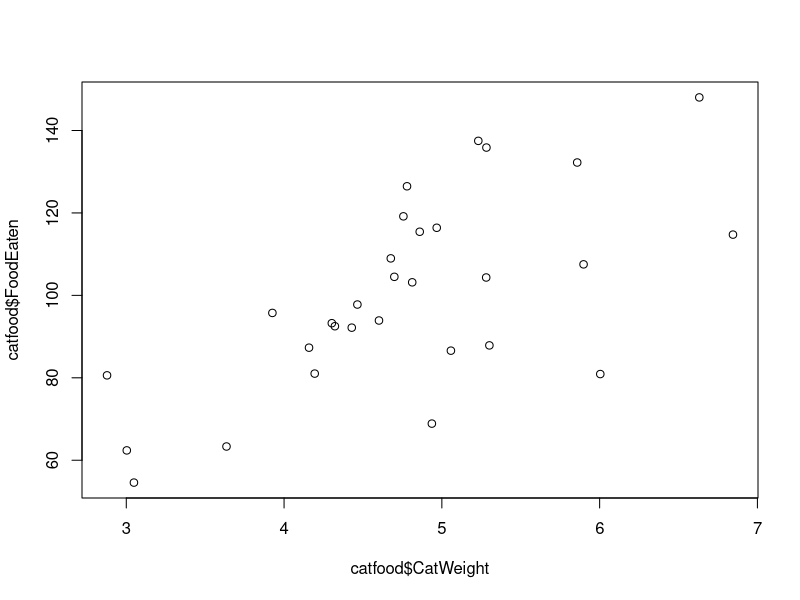
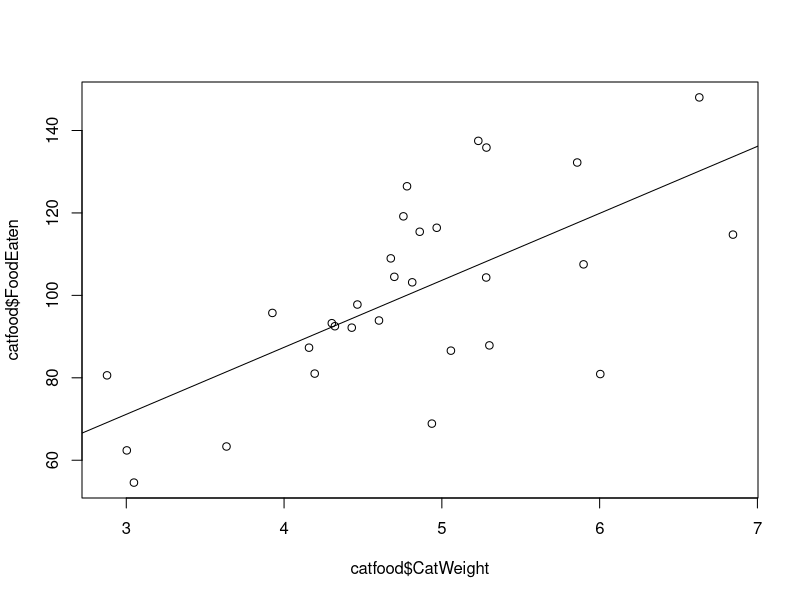
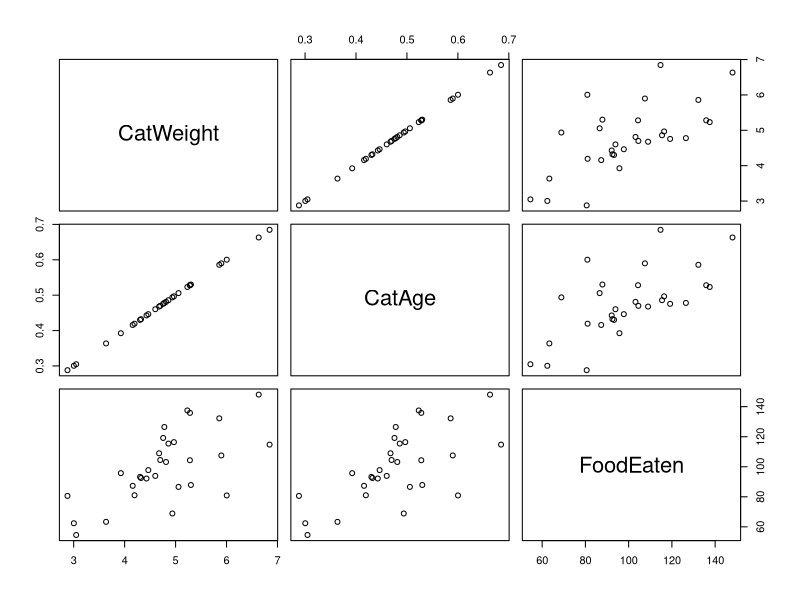
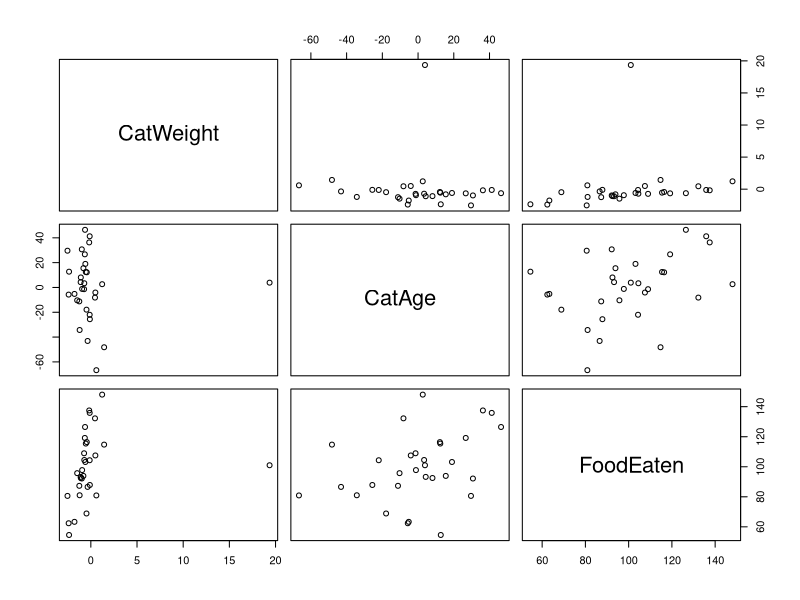
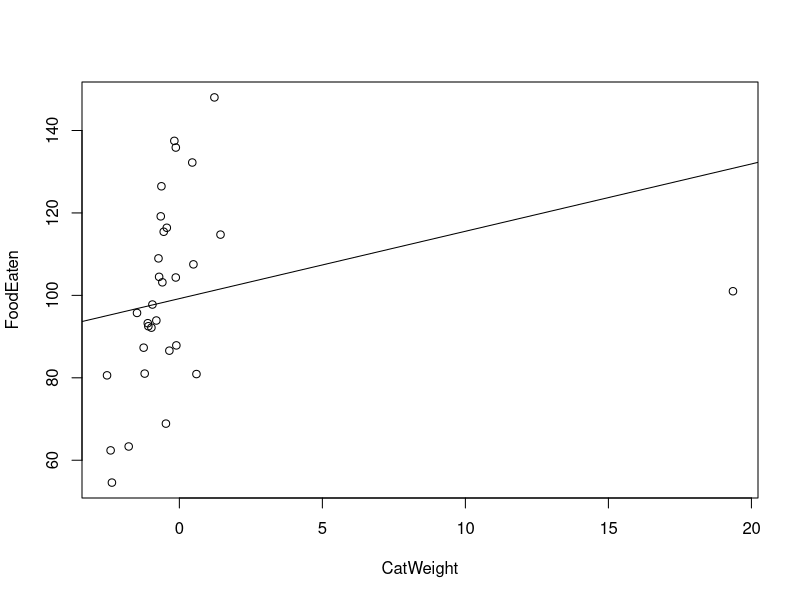
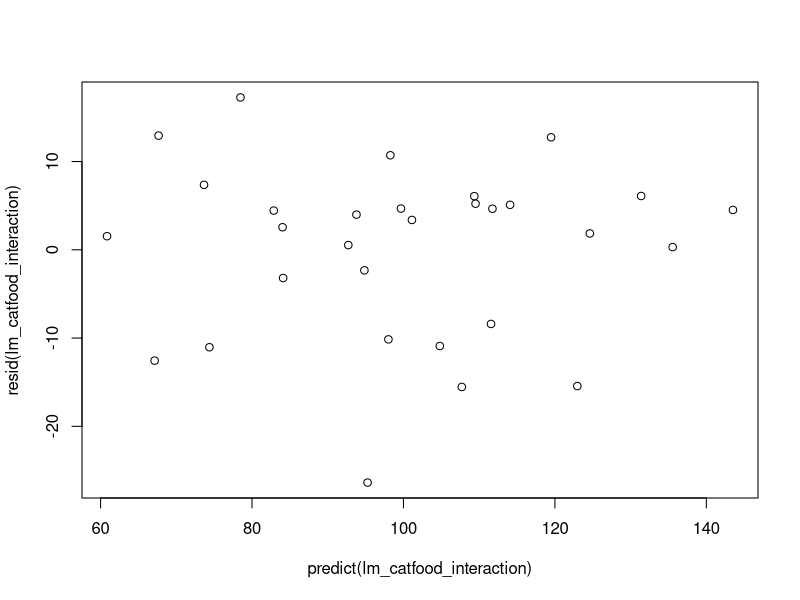
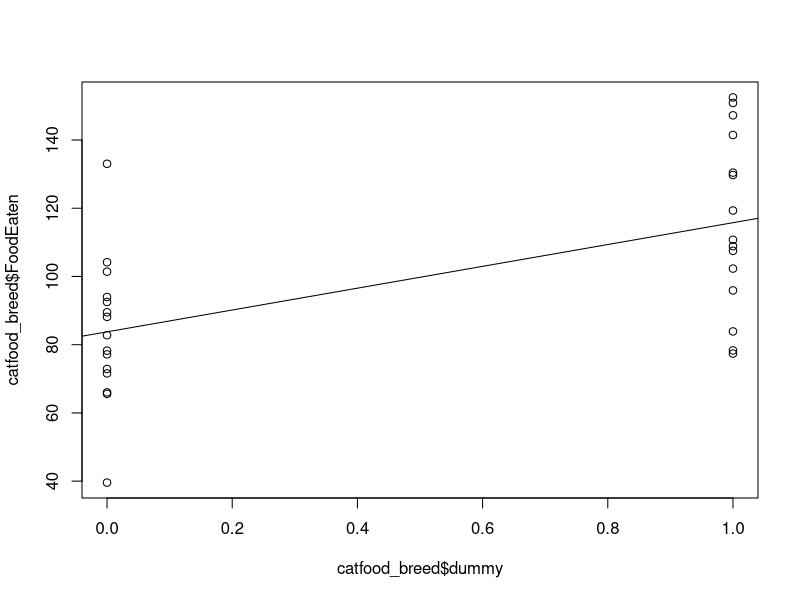

Reproduce these figures in R, in order.
## ---- chunk 1
library(knitr)
n <- 30
intercept <- 100
options(digits = 3, scipen = 4)

set.seed("126810")
cat_weight <- rnorm(n, mean = 5, sd = 1) # cat weight in kg
cat_age <- rnorm(n, mean = 48, sd = 24) # cat age in months
cat_breed <- factor(c(rep("Shorthair",n/2), rep("Manx", n/2)))

food_eaten <- intercept + 20*(cat_weight - mean(cat_weight)) + 2 + .5*(cat_age - mean(cat_age)) + rnorm(n, mean = 0, sd = 10)
catfood <- data.frame(CatWeight = cat_weight, FoodEaten = food_eaten)
catfood_age <- data.frame(CatWeight = cat_weight, CatAge = cat_age, FoodEaten = food_eaten)
catfood_breed <- data.frame(CatWeight = cat_weight, CatAge = cat_age, CatBreed = cat_breed, FoodEaten = food_eaten)

print_p <- function(p){
  if(p < .01) return("*p* < .01")
  if(p <= .05) return(paste("*p* =", p))
  if(p > .05) return("*p* > .05")
}
## ---- chunk 2
kable(head(catfood))
## ---- chunk 3
plot(x = catfood$CatWeight, y = catfood$FoodEaten)
## ---- chunk 4
plot(x = catfood$CatWeight, y = catfood$FoodEaten)
abline(lm(catfood$FoodEaten ~ catfood$CatWeight))
## ---- chunk 5
cor(catfood$CatWeight, catfood$FoodEaten)
## ---- chunk 6
cor(catfood$CatWeight, catfood$FoodEaten)^2
## ---- chunk 7
cor.test(catfood$CatWeight, catfood$FoodEaten)
## ---- chunk 8
lm(formula = FoodEaten ~ CatWeight, data = catfood)
## ---- chunk 9
summary(lm(formula = FoodEaten ~ CatWeight, data = catfood))
## ---- chunk 10
kable(head(catfood_age))
## ---- chunk 11
summary(lm(formula = FoodEaten ~ CatWeight + CatAge + CatWeight:CatAge, data = catfood_age))
## ---- chunk 12
lm_catfood_interaction <- lm(formula = FoodEaten ~ CatWeight * CatAge, data = catfood_age)
summary(lm_catfood_interaction)
## ---- chunk 13
kable(summary(lm_catfood_interaction)$coefficients)
## ---- chunk 14
anova(lm_catfood_interaction, lm(formula = FoodEaten ~ CatWeight + CatAge, data = catfood_age))
## ---- chunk 15
anova(lm_catfood_interaction)
## ---- chunk 16
kable(anova(lm_catfood_interaction))
## ---- chunk 17
kable(anova(lm_catfood_interaction))
## ---- chunk 18
library(car)
kable(Anova(lm_catfood_interaction,type = "II"))
## ---- chunk 19
library(car)
kable(Anova(lm_catfood_interaction,type = "III"))
## ---- chunk 20
cor(catfood_age$CatWeight, catfood_age$CatAge)
## ---- chunk 21
# make a copy of catfood_age
catfood_age_bizarre <- catfood_age
catfood_age_bizarre$CatAge <- catfood_age_bizarre$CatWeight/10 + 
                                  rnorm(nrow(catfood_age_bizarre), mean = 0, sd = .0001)
## ---- chunk 22
plot(catfood_age_bizarre)
## ---- chunk 23
summary(lm(formula = FoodEaten ~ CatWeight + CatAge, data = catfood_age_bizarre))
## ---- chunk 24
kable(summary(lm(formula = FoodEaten ~ CatWeight + CatAge, data = catfood_age_bizarre))$coefficients)
## ---- chunk 25
library(car)
vif(lm(formula = FoodEaten ~ CatWeight + CatAge, data = catfood_age))
## ---- chunk 26
library(car)
vif(lm(formula = FoodEaten ~ CatWeight + CatAge, data = catfood_age_bizarre))
## ---- chunk 27
vif(lm_catfood_interaction)
## ---- chunk 28
with(catfood_age, cor(CatWeight, CatWeight*CatAge))
with(catfood_age, cor(CatAge, CatWeight*CatAge))
## ---- chunk 29
catfood_age$CatWeight <- catfood_age$CatWeight - mean(catfood_age$CatWeight)
catfood_age$CatAge <- catfood_age$CatAge - mean(catfood_age$CatAge)
## ---- chunk 30
with(catfood_age, cor(CatWeight, CatWeight*CatAge))
with(catfood_age, cor(CatAge, CatWeight*CatAge))
# re-fit the model
lm_catfood_interaction <- lm(formula = FoodEaten ~ CatWeight * CatAge, data = catfood_age)
vif(lm_catfood_interaction)
## ---- chunk 31
kable(summary(lm_catfood_interaction)$coefficients)
## ---- chunk 32
catfood_goliath <- rbind(catfood_age, c(20, 4, 101))
# don't forget to re-center the predictors!
catfood_goliath$CatWeight <- scale(catfood_goliath$CatWeight, scale = FALSE)
catfood_goliath$CatAge <- scale(catfood_goliath$CatAge, scale = FALSE)
## ---- chunk 33
plot(catfood_goliath)
## ---- chunk 34
lm_goliath <- lm(formula = FoodEaten ~ CatWeight * CatAge, data = catfood_goliath)
kable(coef(summary(lm_goliath)))
## ---- chunk 35
with(catfood_goliath, plot(x = CatWeight, y = FoodEaten))
abline(lm_goliath)
## ---- chunk 36
kable(tail(influence.measures(lm_goliath)$infmat))
## ---- chunk 37
shapiro.test(resid(lm_catfood_interaction))
## ---- chunk 38
durbinWatsonTest(lm_catfood_interaction)
## ---- chunk 39
plot(x = predict(lm_catfood_interaction), y = resid(lm_catfood_interaction))
## ---- chunk 40
lm_catfood_interaction_table <- coef(summary(lm_catfood_interaction))
kable(lm_catfood_interaction_table)
## ---- chunk 41
catfood_breed$FoodEaten <- catfood_breed$FoodEaten + ifelse(cat_breed == "Manx", 15, -15)
## ---- chunk 42
kable(head(catfood_breed))
## ---- chunk 43
t.test(formula = FoodEaten ~ CatBreed, data = catfood_breed)
## ---- chunk 44
summary(aov(formula = FoodEaten ~ CatBreed, data = catfood_breed))
## ---- chunk 45
# assign 0 to all shorthairs and 1 to all manxs
catfood_breed$dummy <- ifelse(catfood_breed$CatBreed == "Shorthair", 0, 1)
summary(lm(formula = FoodEaten ~ dummy, data = catfood_breed))
## ---- chunk 46
plot(x = catfood_breed$dummy, y = catfood_breed$FoodEaten)
abline(lm(formula = FoodEaten ~ dummy, data = catfood_breed))
## ---- chunk 47
catfood_breed$dummy <- ifelse(catfood_breed$CatBreed == "Shorthair", -1, 1)
## ---- chunk 48
kable(coef(summary(lm(formula = FoodEaten ~ dummy, data = catfood_breed))))
## ---- chunk 49
contrasts(catfood_breed$CatBreed)
## ---- chunk 50
catfood_breed$CatBreed <- relevel(x = catfood_breed$CatBreed, ref = "Shorthair")
contrasts(catfood_breed$CatBreed)
## ---- chunk 51
contr.sum(2)
contrasts(catfood_breed$CatBreed) <- contr.sum(2)
contrasts(catfood_breed$CatBreed)
## ---- chunk 52
catfood_breed_lm <- lm(data = catfood_breed, formula = FoodEaten ~ CatWeight + CatAge + CatBreed)
summary(catfood_breed_lm)
## ---- chunk 53
Anova(catfood_breed_lm, type = "III")
## ---- chunk 54
catfood_breed_interact_lm <- lm(data = catfood_breed, 
                                formula = FoodEaten ~ CatWeight * CatAge * CatBreed)
anova(catfood_breed_lm, catfood_breed_interact_lm)
## ---- chunk 55
vif(catfood_breed_lm)
## ---- chunk 56
shapiro.test(resid(catfood_breed_lm))
## ---- chunk 57
leveneTest(y = FoodEaten ~ CatBreed, data = catfood_breed)
## ---- chunk 58
durbinWatsonTest(catfood_breed_lm)
